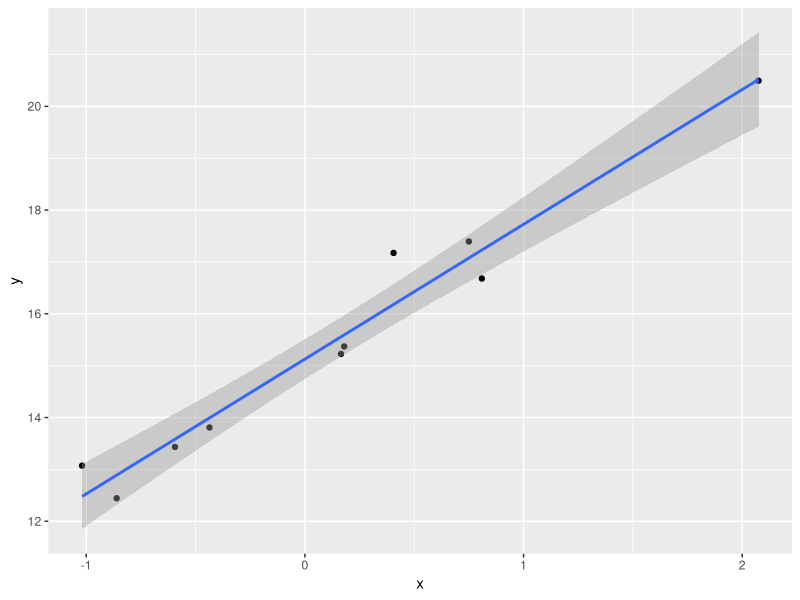

Source code (R):
# Generate a dataset
# make a scatterplot
# summarize a linear model

# Short script to illustrate copilot in coding
library(tidyverse)

data=tibble(
  x=rnorm(10),
  y=3*x+15+rnorm(10))


ggplot(data,aes(x=x,y=y))+
  geom_point()+
  geom_smooth(method="lm")







